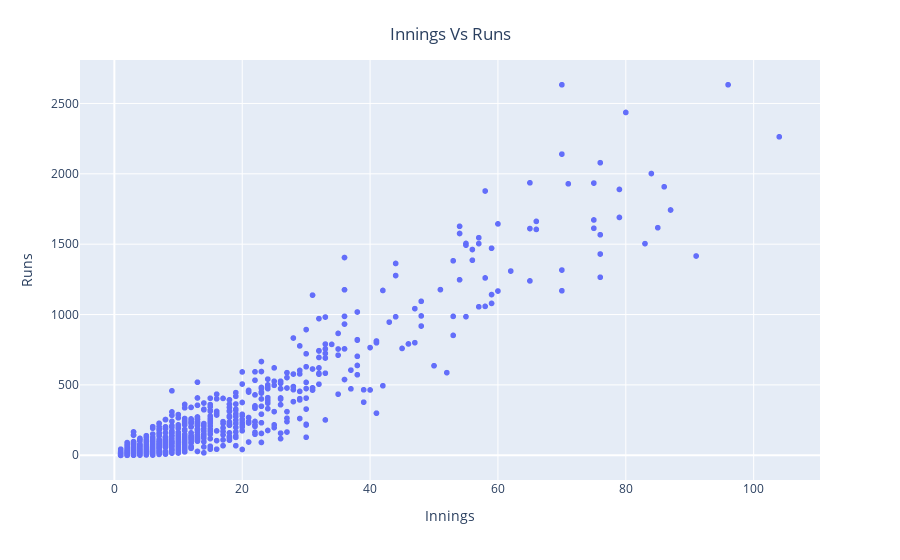

The code cell stored with this chart in its notebook:
### Code cell
# Plotting Innings vs Runs with player information on hover
image = px.scatter(Crick, x='Innings', y='Runs', 
                 hover_data=['Player', 'Average', 'Country'],
                 labels={'Innings': 'Innings', 'Runs': 'Runs'})

image.update_layout(title='Innings Vs Runs', title_x=0.5, title_y=0.95)
image.show()

### Figure 1 — Plotly figure (JSON) as saved in the notebook; plotly's stock layout.template omitted (floating-point values rounded to 4 significant figures; data arrays with more than 128 entries replaced by an {"elided": "..."} marker saying what was removed)
{"data": [{"customdata": {"elided": "1110x3 mixed values"}, "hovertemplate": "Innings=%{x}<br>Runs=%{y}<br>Player=%{customdata[0]}<br>Average=%{customdata[1]}<br>Country=%{customdata[2]}<extra></extra>", "legendgroup": "", "marker": {"color": "#636efa", "symbol": "circle"}, "mode": "markers", "name": "", "showlegend": false, "type": "scattergl", "x": {"elided": "1110 int values"}, "xaxis": "x", "y": {"elided": "1110 int values"}, "yaxis": "y"}], "layout": {"legend": {"tracegroupgap": 0}, "margin": {"t": 60}, "title": {"text": "Innings Vs Runs", "x": 0.5, "y": 0.95}, "xaxis": {"anchor": "y", "domain": [0, 1], "title": {"text": "Innings"}}, "yaxis": {"anchor": "x", "domain": [0, 1], "title": {"text": "Runs"}}}}
